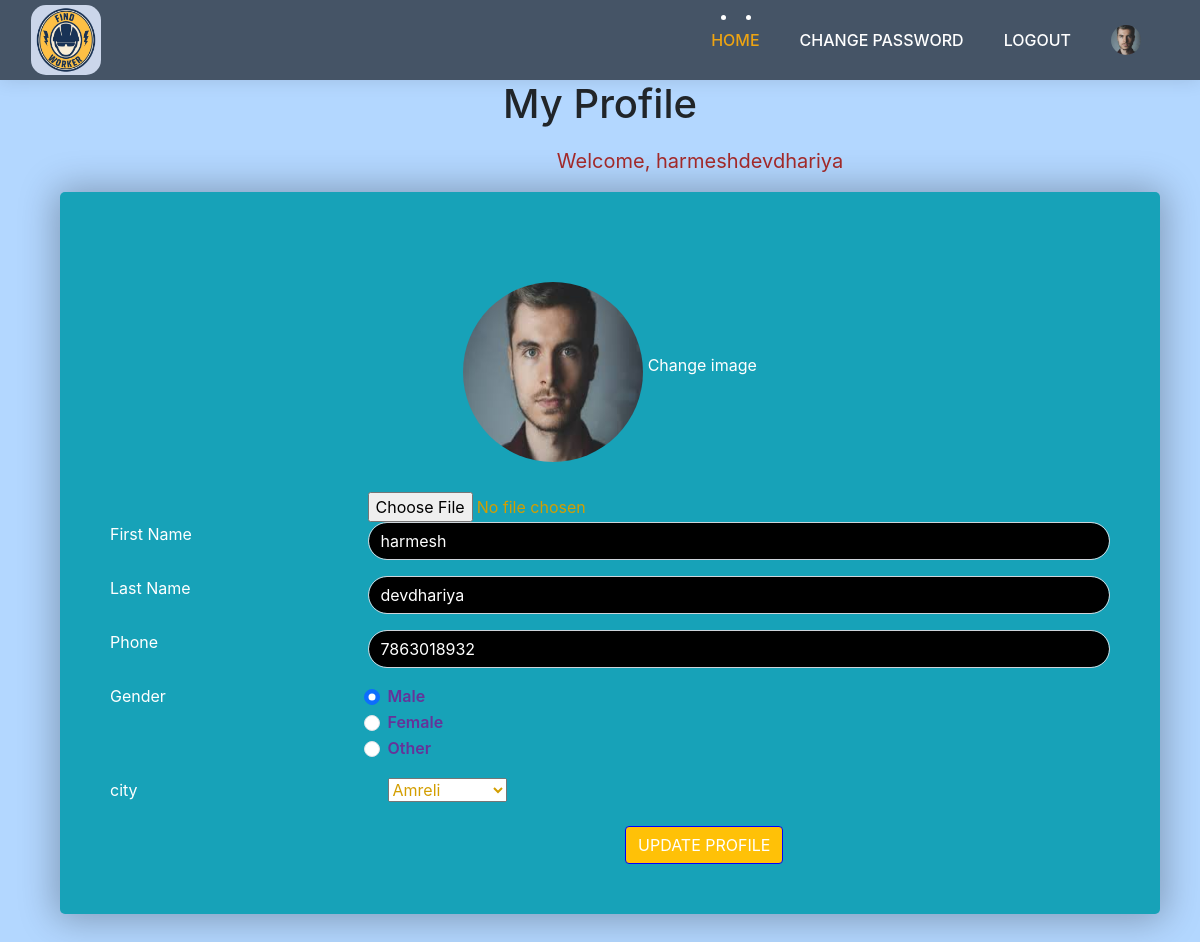
/taker/userdashboard/profile.php (signed in), run on the app's committed database.
### tables this page shows
CREATE TABLE `servicetaker` (
  `id` int(11) NOT NULL,
  `firstname` varchar(15) NOT NULL,
  `lastname` varchar(15) NOT NULL,
  `email` varchar(30) NOT NULL,
  `password` varchar(10) NOT NULL,
  `phone` bigint(10) NOT NULL,
  `gender` enum('M','F','O') NOT NULL,
  `city` varchar(10) NOT NULL,
  `image` varchar(255) NOT NULL
);

### taker/userdashboard/profile.php (the view, shortened to what this page needs)
<?php
include('_nav.php');
$con = mysqli_connect("localhost", "root", "", "findworker");
$email = $_SESSION['email'];
$findresult = mysqli_query($con, "SELECT * FROM servicetaker WHERE email= '$email'");
if ($res = mysqli_fetch_array($findresult)) {
    $fname = $res['firstname'];
    $lname = $res['lastname'];
    $phone = $res['phone'];
    $image = $res['image'];
    $gender = $res['gender'];
    $city = $res['city'];
}
?>
<!DOCTYPE html>
<html>
<head>
    <link rel="stylesheet" href="https://stackpath.bootstrapcdn.com/bootstrap/4.5.2/css/bootstrap.min.css">
    <link href="https://cdn.jsdelivr.net/npm/bootstrap@5.3.0/dist/css/bootstrap.min.css" rel="stylesheet">
    <link rel="stylesheet" href="https://cdn.jsdelivr.net/npm/bootstrap@4.5.3/dist/css/bootstrap.min.css">
</head>
<body>
    <div class="container">
     <center> <h1>My Profile</h1>
     <p class="right">Welcome, <?php echo  $fname, $lname ?></p></center>
        <div class="col-sm-6">
            <form action="" method="POST" enctype='multipart/form-data'>
                <div class="login_form">
                    <div class="row">
                        <div class="col"></div>
                        <div class="col-6">
                            <center>
                                <div class="hero">
                                    <img src="<?php echo 'uploads/' . $image; ?>" id="profile-pic">
                                    <label for="input-file">Change image</label>
                                    <input type="file" name="image" accept="image/jpeg, image/png, image/jpg" id="input-file">
                                </div>
                            </center>
                        </div>
                        <div class="col">
                        </div>
                    </div>
                    <div class="form-group">
                        <div class="row">
                            <div class="col-3">
                                <label>First Name</label>
                            </div>
                            <div class="col">
                                <input type="text" name="firstname" value="<?php echo $fname; ?>" class="form-control">
                            </div>
                        </div>
                    </div>
                    <div class="form-group">
                        <div class="row">
                            <div class="col-3">
                                <label>Last Name</label>
                            </div>
                            <div class="col">
                                <input type="text" name="lastname" value="<?php echo $lname;  ?>" class="form-control">
                            </div>
                        </div>
                    </div>
                    <div class="form-group">
                        <div class="row">
                            <div class="col-3">
                                <label>Phone</label>
                            </div>
                            <div class="col">
                                <input type="text" name="phone" value="<?php echo $phone; ?>" class="form-control">
                            </div>
                        </div>
                    </div>
                    <div class="form-group">
                        <div class="row">
                            <div class="col-3">
                                <label>Gender</label>
                            </div>
                            <div class="col">
                                <div class="form-check">
                                    <input class="form-check-input" type="radio" name="gender" id="male" value="M" <?php if ($gender == 'M') echo 'checked'; ?>>
                                    <label class="form-check-label" for="male">Male</label>
                                </div>
                                <div class="form-check">
                                    <input class="form-check-input" type="radio" name="gender" value="F" id="female" <?php if ($gender == 'F') echo 'checked'; ?>>
                                    <label for="female" class="form-check-label">Female</label>
                                </div>
                                <div class="form-check">
                                    <input class="form-check-input" type="radio" id="other" name="gender" value="O" <?php if ($gender == 'O') echo 'checked'; ?>>
                                    <label class="form-check-label" for="other">Other</label>
                                </div>
                            </div>
                        </div>
                    </div>
                    <div class="form-group">
                        <div class="row">
                            <div class="col-3">
                                <label>city</label>
                            </div>
                            <div class="col">
                                <div class="form-check">
                                    <select id="city" name="city">
                                        <option value="Amreli" <?php if ($city === 'Amreli') echo 'selected'; ?>>Amreli</option>
                                    </select>
                                </div>
                            </div>
                        </div>
                    </div>
                    <div class="row">
                        <div class="col-sm-6">
                        </div>
                        <div class="col-sm-6">
                            <button class="btn btn-success" name="update_profile">UPDATE PROFILE</button>
                        </div>
                    </div>
                </div>
            </form>
        </div>
    </div>
</body>
</html>

### taker/userdashboard/_nav.php (shortened to what this page needs)
<?php
$con = mysqli_connect("localhost", "root", "", "findworker");
$email = $_SESSION['email'];
$findresult = mysqli_query($con, "SELECT * FROM servicetaker WHERE email= '$email'");
if ($res = mysqli_fetch_array($findresult)) {
  $image = $res['image'];
}
?>
<link href="registrationcss/vendor/mdi-font/css/material-design-iconic-font.min.css" rel="stylesheet" media="all">
<link href="registrationcss/vendor/font-awesome-4.7/css/font-awesome.min.css" rel="stylesheet" media="all">
<link href="registrationcss/vendor/select2/select2.min.css" rel="stylesheet" media="all">
<link href="registrationcss/vendor/datepicker/daterangepicker.css" rel="stylesheet" media="all">
<link href="registrationcss/css/main.css" rel="stylesheet" media="all">
<link rel="stylesheet" href="../css/bootstrap.min.css">
<link rel="stylesheet" href="https://cdn.jsdelivr.net/npm/bootstrap@5.3.0/dist/css/bootstrap.min.css">
<link rel="stylesheet" href="../style.css">
<link rel="stylesheet" href="../css/versions.css">
<link rel="stylesheet" href="../css/responsive.css">
<link rel="stylesheet" href="../css/custom.css">
</head>
<body>
  <header class="top-navbar">
    <nav class="navbar navbar-expand-lg navbar-light bg-light">
      <div class="container-fluid">
        <a class="navbar-brand" href="../index.php">
          <img src="../images/logo.png" alt="" />
        </a>
        <div class="collapse navbar-collapse" id="navbars-host">
          <ul class="navbar-nav ml-auto">
            <li class="nav-item active"><a class="nav-link" href="../index.php">Home</a></li>
            <li class="nav-item "><a class="nav-link" href="changepass.php">Change Password</a></li>
            <li class="nav-item"><a class="nav-link" href="../logout.php">Logout</a></li>
            <li class="nav-item">
              <a class="nav-link" href="userdashboard/profile.php">
                <div class="profile-icon">
                  <img src="<?php echo 'uploads/' . $image; ?>" class="profile-pic" alt="Profile Image">
                </div>
              </a>
            </li>
          </ul>
        </div>
      </div>
    </nav>
  </header>
</body>
</html>

### registrationcss/css/main.css (style rules this page uses)
.row { display: -webkit-box; display: -webkit-flex; display: -moz-box; display: -ms-flexbox; display: flex; -webkit-flex-wrap: wrap; -ms-flex-wrap: wrap; flex-wrap: wrap; }
.col-3, .col-9 { padding: 0 15px; position: relative; width: 100%; min-height: 1px; }
.col-3 { -webkit-box-flex: 0; -webkit-flex: 0 0 25%; -moz-box-flex: 0; -ms-flex: 0 0 25%; flex: 0 0 25%; max-width: 25%; }
html { -webkit-box-sizing: border-box; -moz-box-sizing: border-box; box-sizing: border-box; }
* { padding: 0; margin: 0; }
*, *:before, *:after { -webkit-box-sizing: inherit; -moz-box-sizing: inherit; box-sizing: inherit; }
body, h1, h2, h3, h4, h5, h6, blockquote, p, pre, dl, dd, ol, ul, figure, hr, fieldset, legend { margin: 0; padding: 0; }
button { outline: none; background: none; border: none; }
body { font-family: "Open Sans", "Arial", "Helvetica Neue", sans-serif; font-weight: 400; font-size: 14px; }
h1, h2, h3, h4, h5, h6 { font-weight: 400; }
h1 { font-size: 36px; }
.btn { display: inline-block; align-items: center; justify-content: center; line-height: 50px; padding: 0 50px; -webkit-transition: all 0.4s ease; -o-transition: all 0.4s ease; -moz-transition: all 0.4s ease; transition: all 0.4s ease; cursor: pointer; font-size: 15px; text-transform: uppercase; font-weight: 700; color: #fff; font-family: inherit; }
input { outline: none; margin: 0; border: none; -webkit-box-shadow: none; -moz-box-shadow: none; box-shadow: none; width: 100%; font-size: 14px; font-family: inherit; }

### taker/userdashboard/_nav.php (style rules this page uses)
.profile-icon { display: inline-block; width: 30px; height: 30px; border-radius: 50%; overflow: hidden; margin-right: 8px; }
.profile-pic { width: 100%; height: 100%; object-fit: cover; }

### taker/userdashboard/profile.php (style rules this page uses)
body { background: #b3d7ff; }
label { display: inline-block; margin-bottom: 0.5rem; color: white; }
.login_form { width: 1100px; margin-top: 0%; margin-bottom: 50px; background: #17a2b8; padding: 50px; box-shadow: 0px 1px 36px 5px rgba(0, 0, 0, 0.28); border-radius: 5px; }
.form-control { border-radius: 25px; background-color: #000000; color: #fff; }
.btn-success { color: white; background-color: #ffc107; border-color: blue; }
.form-check-label { margin-bottom: 0; color: rebeccapurple; font-weight: 600; }
.hero img { width: 180px; height: 180px; border-radius: 50%; margin-top: 40px; margin-bottom: 30px; }
p.right { margin-left: 200px; font-size: 20px; color: brown; }

### data on the page
servicetaker: image (picture), firstname "harmesh", lastname "devdhariya", phone "7863018932", gender "☑ Male", gender "☐ Female", gender "☐ Other", city "Amreli"
